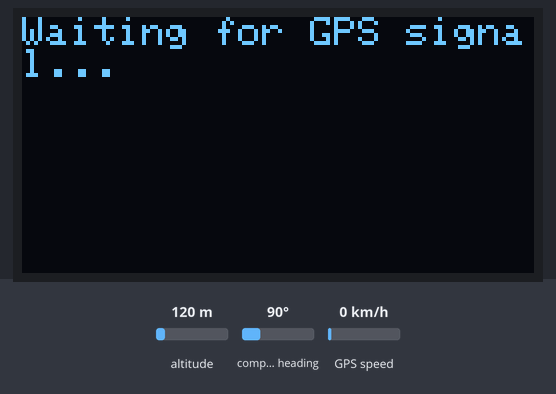
This sketch was run on a simulated ESP32. Parts: 128×64 one-colour display. Inputs (shaded band) come from the test bench; at power-on: altitude 120 m, compass heading 90°, GPS speed 0 km/h. The GPS gets a fix after 3 s at 37.7749, -122.4194 with 8 satellites.

Above: at 0.1 s.
At 3.3 s:
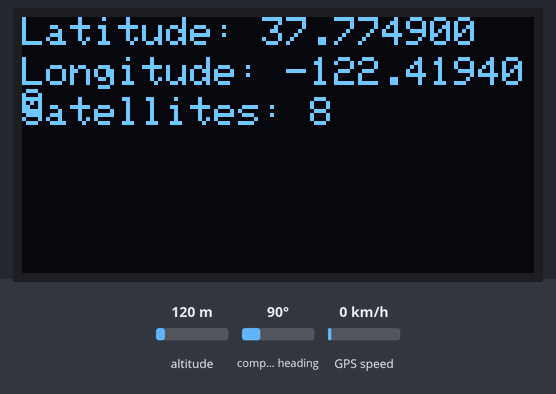

Measured:
- what the display in image 0 shows lasts 3.1 s, from 0.1 s to 3.2 s

The sketch:

ESP32_GPS-GT-7U_OLED-SSD1306--WORKING.ino
```cpp
#include <Wire.h>
#include <Adafruit_SSD1306.h>
#include <Adafruit_GFX.h>
#include <TinyGPS++.h>
#include <HardwareSerial.h>

// OLED display size
#define SCREEN_WIDTH 128
#define SCREEN_HEIGHT 64

// Define the I2C pins for the ESP32
#define OLED_SDA 21
#define OLED_SCL 22

// Create SSD1306 display object
Adafruit_SSD1306 display(SCREEN_WIDTH, SCREEN_HEIGHT, &Wire, -1);

// Create TinyGPS++ object
TinyGPSPlus gps;

// Define the GPS serial port
HardwareSerial ss(1);

// GPS RX/TX pins
#define RXD2 16
#define TXD2 17

void setup() {
  // Start the serial communication
  Serial.begin(115200);
  ss.begin(9600, SERIAL_8N1, RXD2, TXD2);

  // Initialize OLED display
  Wire.begin(OLED_SDA, OLED_SCL);
  if (!display.begin(SSD1306_PAGEADDR, 0x3C)) {
    Serial.println(F("SSD1306 allocation failed"));
    for (;;);
  }
  display.clearDisplay();
  display.display();
}

void loop() {
  // Read data from GPS module
  while (ss.available() > 0) {
    gps.encode(ss.read());
  }

  // Clear the display
  display.clearDisplay();

  // Check if the GPS has a valid location
  if (gps.location.isValid()) {
    display.setTextSize(1);
    display.setTextColor(SSD1306_WHITE);
    display.setCursor(0, 0);
    display.print("Latitude: ");
    display.println(gps.location.lat(), 6);

    display.setCursor(0, 10);
    display.print("Longitude: ");
    display.println(gps.location.lng(), 6);

    display.setCursor(0, 20);
    display.print("Satellites: ");
    display.println(gps.satellites.value());
  } else {
    display.setTextSize(1);
    display.setTextColor(SSD1306_WHITE);
    display.setCursor(0, 0);
    display.println("Waiting for GPS signal...");
  }

  // Display the information on the OLED
  display.display();

  delay(1000);
}
```
